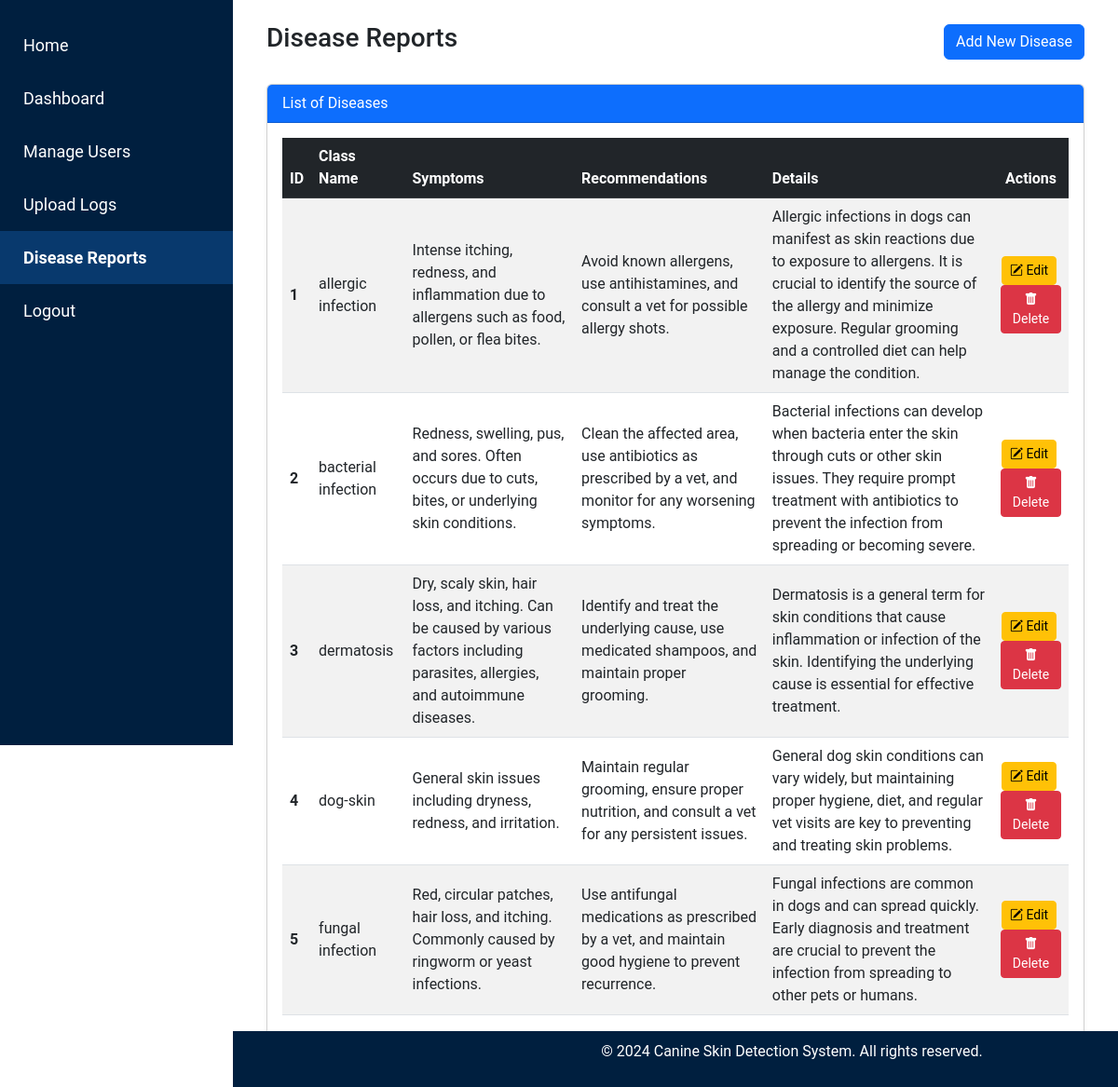
Screenshot of /admin/disease_reports with the database file from the repository.
### tables this page shows
CREATE TABLE diseases (
    disease_id INTEGER PRIMARY KEY AUTOINCREMENT,
    class_name TEXT UNIQUE NOT NULL,
    symptoms TEXT NOT NULL,
    recommendations TEXT NOT NULL,
    details TEXT NOT NULL
);

### admin.py (the view)
@admin.route('/disease_reports')
def disease_reports():
    conn = get_db_connection()
    diseases = conn.execute('SELECT * FROM diseases').fetchall()
    conn.close()
    return render_template('admin/disease_reports.html', diseases=diseases)

### db.py (called while the page is built)
def get_db_connection():
    conn = sqlite3.connect('site.db')
    conn.row_factory = sqlite3.Row  # Allows accessing rows as dictionaries
    return conn

### templates/admin/disease_reports.html (shortened to what this page needs)
<!DOCTYPE html>
<html lang="en">
<head>
    <link href="https://cdn.jsdelivr.net/npm/bootstrap@5.3.0-alpha1/dist/css/bootstrap.min.css" rel="stylesheet">
    <link rel="stylesheet" href="{{ url_for('static', filename='css/admin_styles.css') }}">
    <link href="https://cdnjs.cloudflare.com/ajax/libs/bootstrap-icons/1.8.1/font/bootstrap-icons.min.css" rel="stylesheet">
</head>
<body>
    {% include 'partials/admin_sidebar.html' %}
    <div class="content p-4">
        <div class="container-fluid">
            <div class="d-flex justify-content-between align-items-center mb-4">
                <h1 class="h3">Disease Reports</h1>
                <a href="{{ url_for('admin.add_disease') }}" class="btn btn-primary">Add New Disease</a>
            </div>
            <div class="card shadow-sm">
                <div class="card-header bg-primary text-white">
                    List of Diseases
                </div>
                <div class="card-body">
                    <table class="table table-hover table-striped align-middle">
                        <thead class="table-dark">
                            <tr>
                                <th scope="col">ID</th>
                                <th scope="col">Class Name</th>
                                <th scope="col">Symptoms</th>
                                <th scope="col">Recommendations</th>
                                <th scope="col">Details</th>
                                <th scope="col" class="text-center">Actions</th>
                            </tr>
                        </thead>
                        <tbody>
                            {% for disease in diseases %}
                            <tr>
                                <th scope="row">{{ disease.disease_id }}</th>
                                <td>{{ disease.class_name }}</td>
                                <td>{{ disease.symptoms }}</td>
                                <td>{{ disease.recommendations }}</td>
                                <td>{{ disease.details }}</td>
                                <td class="text-center">
                                    <a href="{{ url_for('admin.edit_disease', disease_id=disease.disease_id) }}" class="btn btn-sm btn-warning me-1" title="Edit Disease" data-bs-toggle="tooltip" data-bs-placement="top">
                                        <i class="bi bi-pencil-square"></i> Edit
                                    </a>
                                    <form action="{{ url_for('admin.delete_disease', disease_id=disease.disease_id) }}" method="POST" class="d-inline-block" onsubmit="return confirm('Are you sure you want to delete this disease?');">
                                        <button type="submit" class="btn btn-sm btn-danger" title="Delete Disease" data-bs-toggle="tooltip" data-bs-placement="top">
                                            <i class="bi bi-trash-fill"></i> Delete
                                        </button>
                                    </form>
                                </td>
                            </tr>
                            {% endfor %}
                        </tbody>
                    </table>
                </div>
            </div>
        </div>
    </div>
    {% include 'partials/footer_admin.html' %}
</body>
</html>

### static/css/admin_styles.css (style rules this page uses)
body { font-family: 'Roboto', sans-serif; }
.card { margin-bottom: 20px; }
.content { margin-left: 250px; padding: 20px; }

### rows the page displays
diseases: disease_id "1", class_name "allergic infection", symptoms "Intense itching, redness, and inflammation due to allergens such as food, pollen, or flea bites.", recommendations "Avoid known allergens, use antihistamines, and consult a vet for possible allergy shots.", details "Allergic infections in dogs can manifest as skin reactions due to exposure to allergens. It is crucial to identify the source of the allergy and minimize exposure. Regular grooming and a controlled diet can help manage the condition."
diseases: disease_id "2", class_name "bacterial infection", symptoms "Redness, swelling, pus, and sores. Often occurs due to cuts, bites, or underlying skin conditions.", recommendations "Clean the affected area, use antibiotics as prescribed by a vet, and monitor for any worsening symptoms.", details "Bacterial infections can develop when bacteria enter the skin through cuts or other skin issues. They require prompt treatment with antibiotics to prevent the infection from spreading or becoming severe."
diseases: disease_id "3", class_name "dermatosis", symptoms "Dry, scaly skin, hair loss, and itching. Can be caused by various factors including parasites, allergies, and autoimmune diseases.", recommendations "Identify and treat the underlying cause, use medicated shampoos, and maintain proper grooming.", details "Dermatosis is a general term for skin conditions that cause inflammation or infection of the skin. Identifying the underlying cause is essential for effective treatment."
diseases: disease_id "4", class_name "dog-skin", symptoms "General skin issues including dryness, redness, and irritation.", recommendations "Maintain regular grooming, ensure proper nutrition, and consult a vet for any persistent issues.", details "General dog skin conditions can vary widely, but maintaining proper hygiene, diet, and regular vet visits are key to preventing and treating skin problems."
diseases: disease_id "5", class_name "fungal infection", symptoms "Red, circular patches, hair loss, and itching. Commonly caused by ringworm or yeast infections.", recommendations "Use antifungal medications as prescribed by a vet, and maintain good hygiene to prevent recurrence.", details "Fungal infections are common in dogs and can spread quickly. Early diagnosis and treatment are crucial to prevent the infection from spreading to other pets or humans."
